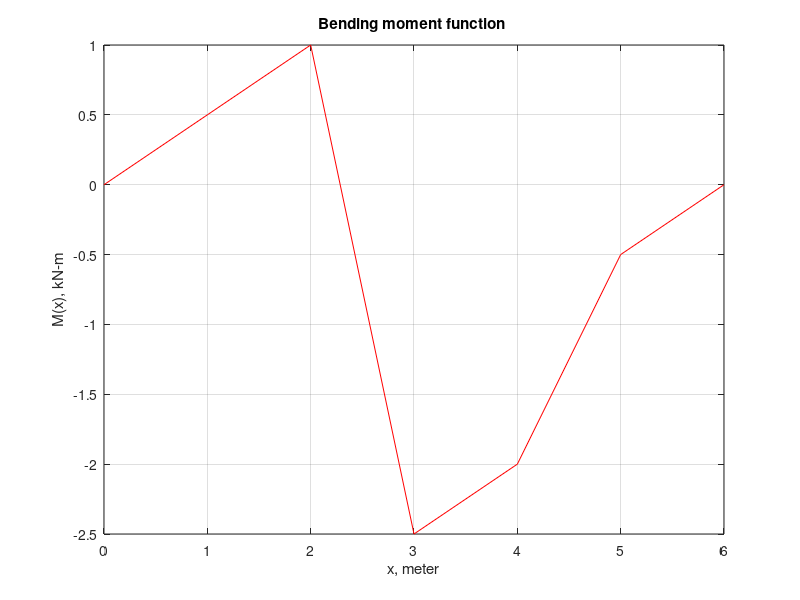
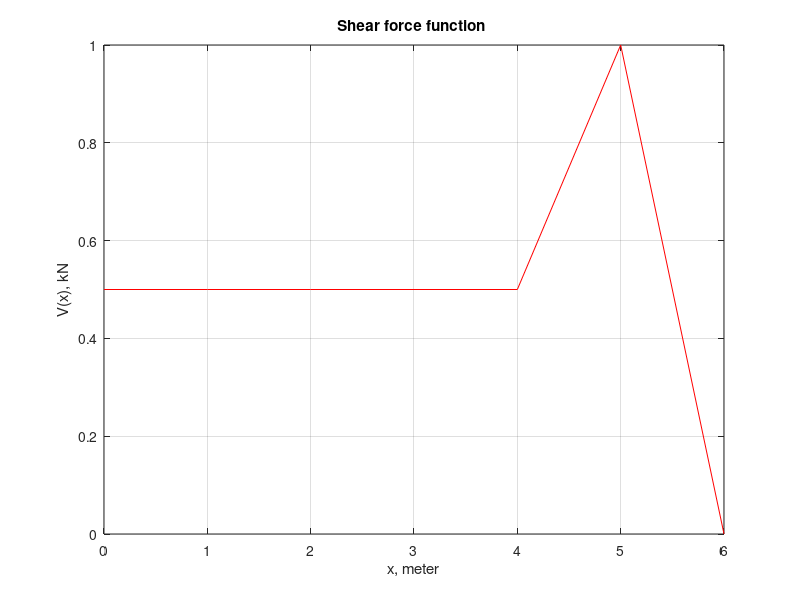
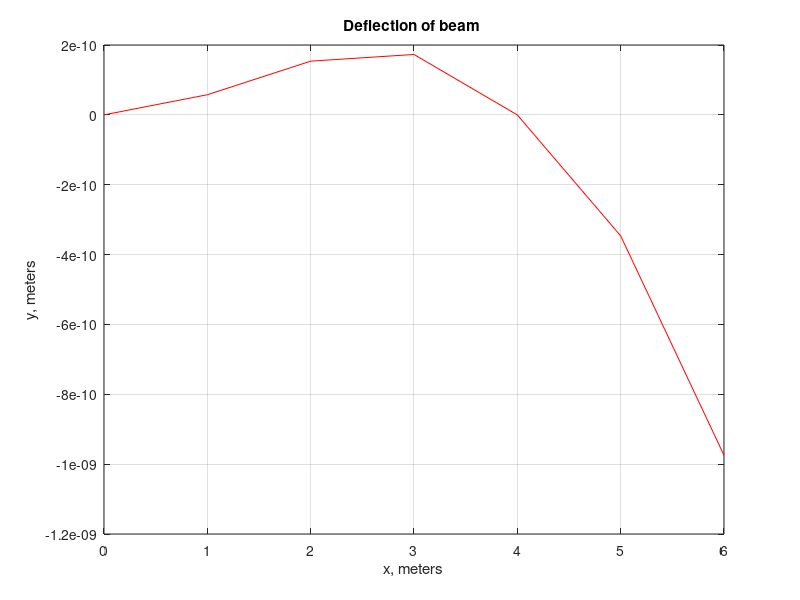

The MATLAB script that drew these images, in order:
% this script is for desgn of beam

E = 200e6;
I = 65;
delta_x = 1;
x = (0:delta_x:6)';
M = zeros(size(x,1),1);
V = M;
y = M;

for  i = 1: size(x,1);
    M(i) = .5 * x(i); disp(['M(i) = ',num2str(M(i))])
    V(i) = .5; disp(['V(i) = ',num2str(V(i))])
    y(i) = .5/6 * x(i)^3 + .666*x(i); disp(['y(i) = ',num2str(y(i))])
    if x(i)>2;
        M(i) = M(i) - 4 * (x(i) - 2)^0; disp(['M(i) = ',num2str(M(i))])
        y(i) = y(i) - 2 *(x(i) -2)^2; disp(['y(i) = ',num2str(y(i))])
        if x(i) > 4;
            M(i) = M(i) + 1.5 * (x(i) - 4) - (x(i) - 4)^2/2; disp(['M(i) = ',num2str(M(i))])
            V(i) = V(i) + 1.5 - (x(i)-4); disp(['V(i) = ',num2str(V(i))])
            y(i) = y(i) - 1.5/6 * (x(i) - 4)^3; disp(['y(i) = ',num2str(y(i))])
            if x(i) == 6;
                y(i) = y(i) - (x(i) - 4)^4/24; disp(['y(i) = ',num2str(y(i))])
            end
        end
    end
end

y = y/(E*I); 

figure(1);  
plot(x, M, 'r')
grid
title('Bending moment function ')
xlabel('x, meter')
ylabel('M(x), kN-m')


figure(2);  
plot(x, V, 'r')
grid
title('Shear force function ')
xlabel('x, meter')
ylabel('V(x), kN')


figure(3);  
plot(x, y, 'r')
grid
title('Deflection of beam ')
xlabel('x, meters')
ylabel('y, meters')

